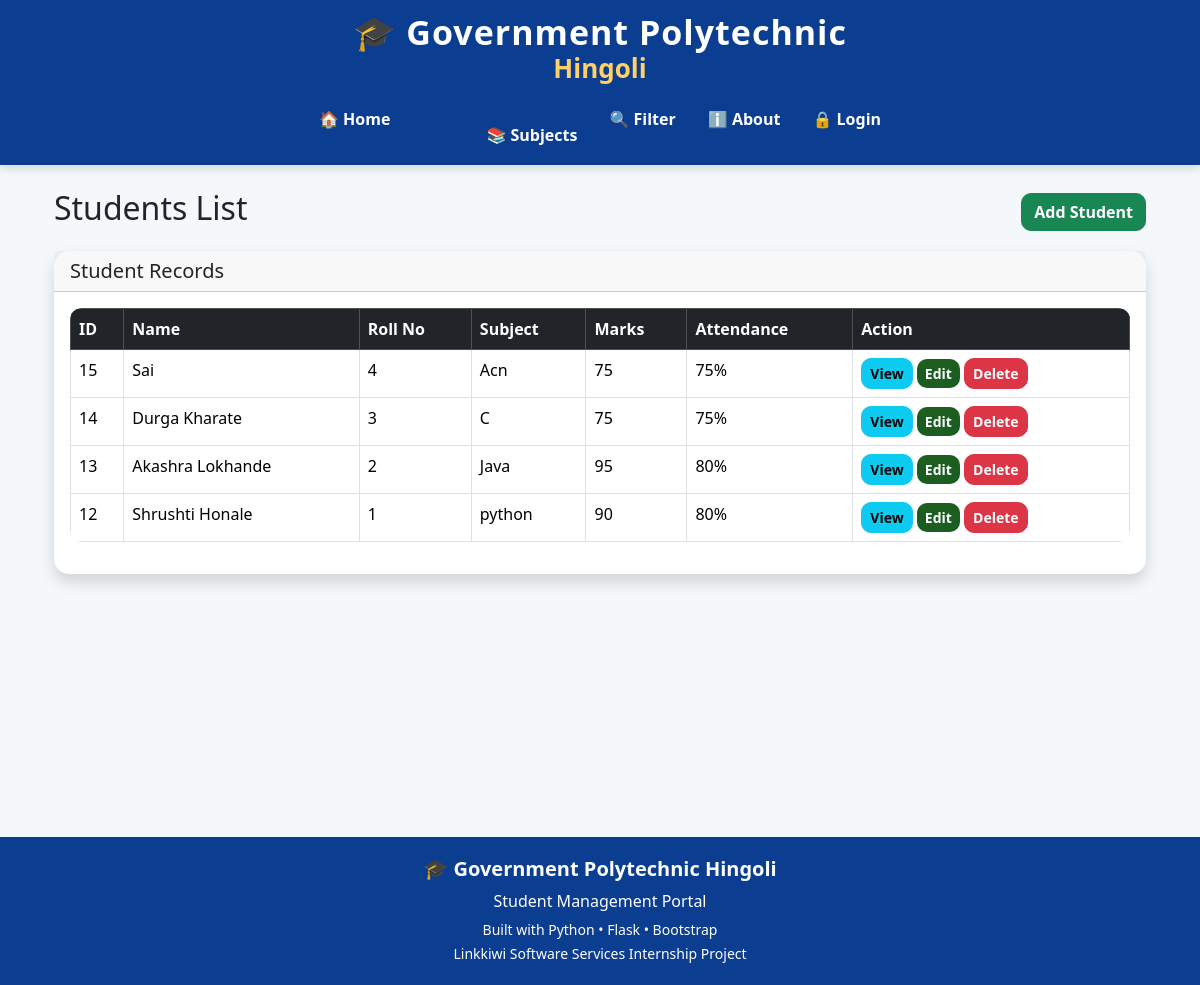
/students, run on the app's committed database.
### tables this page shows
CREATE TABLE students (
            id INTEGER PRIMARY KEY AUTOINCREMENT,
            name TEXT NOT NULL,
            roll INTEGER NOT NULL,
            marks INTEGER NOT NULL,
            subject TEXT NOT NULL,
            attendance INTEGER DEFAULT 0
        );

### app.py (the view)
@app.route("/students")
def students_page():
    conn = get_db()
    students = conn.execute(
        "SELECT * FROM students ORDER BY id DESC"
    ).fetchall()
    conn.close()
    return render_template(
        "students.html",
        students=students
    )

### database.py (called while the page is built)
def get_db():
    conn = sqlite3.connect(DB_PATH)
    conn.row_factory = sqlite3.Row
    return conn

### templates/students.html (shortened to what this page needs)
{% extends "base.html" %}
{% block content %}
<div class="container mt-4">
    <div class="d-flex justify-content-between align-items-center mb-3">
        <h2>
            Students List
        </h2>
        <a href="{{ url_for('add_student') }}" class="btn btn-success">
    Add Student
</a>
    </div>
    <div class="card shadow">
        <div class="card-header">
            <h5 class="mb-0">
                Student Records
            </h5>
        </div>
        <div class="card-body">
            <div class="table-responsive">
                <table class="table table-bordered table-hover">
                    <thead class="table-dark">
                        <tr>
                            <th>
                                ID
                            </th>
                            <th>
                                Name
                            </th>
                            <th>
                                Roll No
                            </th>
                            <th>
                                Subject
                            </th>
                            <th>
                                Marks
                            </th>
                            <th>
                                Attendance
                            </th>
                            <th>
                                Action
                            </th>
                        </tr>
                    </thead>
                    <tbody>
                    {% for student in students %}
                        <tr>
                            <td>
                                {{ student['id'] }}
                            </td>
                            <td>
                                {{ student['name'] }}
                            </td>
                            <td>
                                {{ student['roll'] }}
                            </td>
                            <td>
                                {{ student['subject'] }}
                            </td>
                            <td>
                                {{ student['marks'] }}
                            </td>
                            <td>
                                {{ student['attendance'] }}%
                            </td>
                            <td>
<a href="{{ url_for('student_detail', id=student['id']) }}"
   class="btn btn-info btn-sm">
    View
</a>
                                <a href="{{ url_for('edit_student', id=student['id']) }}"
                                   class="btn btn-primary btn-sm">
                                    Edit
                                </a>
                                <a href="{{ url_for('delete_student', id=student['id']) }}"
                                   class="btn btn-danger btn-sm"
                                   onclick="return confirm('Delete this student?');">
                                    Delete
                                </a>
                            </td>
                        </tr>
                    {% endfor %}
                    </tbody>
                </table>
            </div>
        </div>
    </div>
</div>
{% endblock %}

### templates/base.html (style rules this page uses)
body { font-family:"Segoe UI",sans-serif; background:#f4f8fb; margin:0; padding:0; }
.container { min-height:75vh; }
.card { border:none; border-radius:15px; box-shadow:0 4px 15px rgba(0,0,0,.08); transition:.3s; }
.btn { border-radius:10px; font-weight:600; }
.btn-primary { background:#1b5e20; border:none; }
.table { background:white; border-radius:12px; overflow:hidden; }
.table thead { background:#1b5e20; color:white; }

### data on the page
students: id "15", name "Sai", roll "4", subject "Acn", marks "75", attendance "75"
students: id "14", name "Durga Kharate", roll "3", subject "C", marks "75", attendance "75"
students: id "13", name "Akashra Lokhande", roll "2", subject "Java", marks "95", attendance "80"
students: id "12", name "Shrushti Honale", roll "1", subject "python", marks "90", attendance "80"
